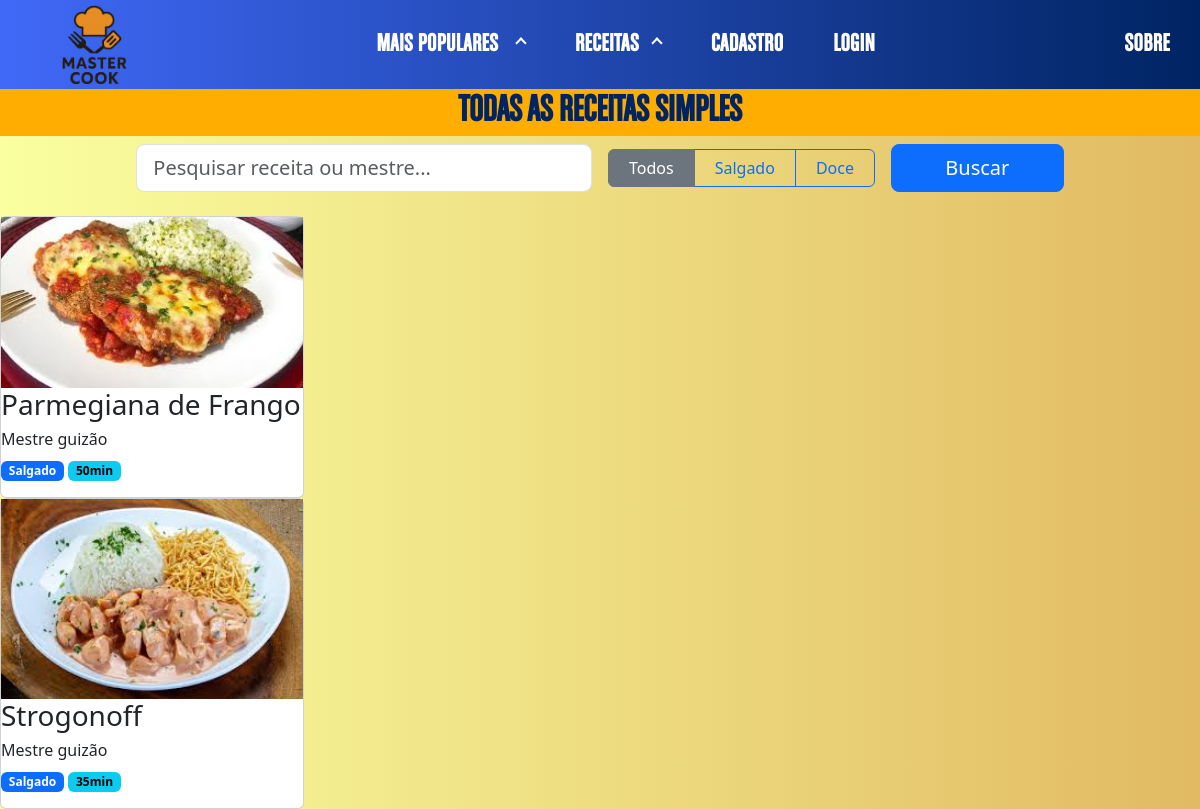
The page /receitas/simples/ on the database as committed earlier.
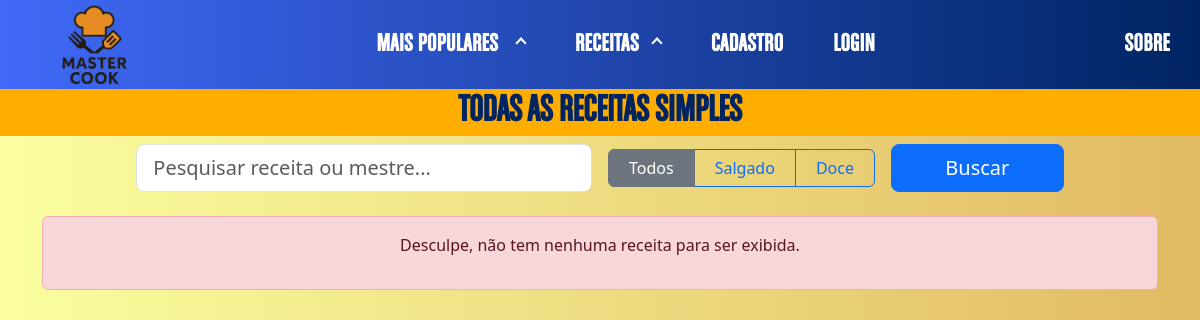
The same page on the database as committed later.
### mastercook/area_administrativa/models.py (models this page shows, shortened)
class Receita(models.Model):
    DOCE = "D"
    SALGADA = "S"
    CATEGORIA_CHOICES=(
        (DOCE,'Doce'),
        (SALGADA,'Salgada'),
    )
    nome_prato = models.CharField(verbose_name="Nome do prato",max_length=50, blank=True, null=True)
    receita = models.TextField(max_length=200, blank=True, null=True)
    imagem = models.ImageField(
        upload_to="receitas/",   # pasta dentro de MEDIA_ROOT
        blank=True,
        null=True
    )
    mestre = models.ForeignKey(Usuario, on_delete=models.DO_NOTHING, blank = True, null = True)
    popular = models.BooleanField(default=False)
    tempo_preparo = models.PositiveIntegerField(verbose_name="Tempo de preparo (em minutos)", blank = True, null = True, default=0 )
    categoria = models.CharField(
        max_length=1,
        choices=CATEGORIA_CHOICES,
    )
    ativa = models.BooleanField(default=False)
    class Meta:
        verbose_name_plural = 'Receitas'
        verbose_name = 'Receita'
        ordering = ('nome_prato',  'categoria','mestre')

### mastercook/usuarios/models.py (models this page shows, shortened)
class Usuario(AbstractUser):
    apelido = models.CharField(max_length=50, blank=True, null=True)
    bio = models.TextField(blank=True, null=True)
    avatar = models.ImageField(
        upload_to="avatar/",   # pasta dentro de MEDIA_ROOT
        blank=True,
        null=True
    )

### mastercook/website/views.py (the view)
# urls.py: path('receitas/simples/', views.simples, name='simples'),
def simples(request):
    termo = request.GET.get("q", "").strip()
    categoria = request.GET.get("categoria", "").strip()
    receitas_simples = Receita.objects.filter(popular=False, ativa=True)
    if termo:
        receitas_simples = receitas_simples.filter(
            Q(nome_prato__icontains=termo) |
            Q(mestre__username__icontains=termo)
        )
    if categoria in ["Salgado", "Doce"]:
        receitas_simples = receitas_simples.filter(categoria=categoria)
    contexto = {
        "receitas_simples": receitas_simples,
        "termo": termo,
        "categoria": categoria,
    }
    return render(request, "receitas/simples.html", contexto)

### mastercook/website/templates/receitas/simples.html (shortened to what this page needs)
{% extends "base.html" %}
{% load static %}
{% block 'head' %}
  <link href="https://cdn.jsdelivr.net/npm/bootstrap@5.3.6/dist/css/bootstrap.min.css" rel="stylesheet">
  <link rel="stylesheet" href="{% static 'css/main.css' %}">
{% endblock %}
{% block 'conteudo'%}
<h1 class="titulos_segundaspaginas">TODAS AS RECEITAS SIMPLES</h1>
<div class="container mb-4">
    <form method="get" class="row g-3 justify-content-center align-items-center">
        <div class="col-md-5">
            <input type="text"
                   name="q"
                   class="form-control form-control-lg"
                   placeholder="Pesquisar receita ou mestre..."
                   value="{{ termo }}">
        </div>
        <div class="col-md-3 text-center">
            <div class="btn-group w-100" role="group">
                <button type="submit" name="categoria" value=""
                    class="btn btn-outline-secondary {% if categoria == '' %}active{% endif %}">
                    Todos
                </button>
                <button type="submit" name="categoria" value="Salgado"
                    class="btn btn-outline-primary {% if categoria == 'Salgado' %}active{% endif %}">
                    Salgado
                </button>
                <button type="submit" name="categoria" value="Doce"
                    class="btn btn-outline-primary {% if categoria == 'Doce' %}active{% endif %}">
                    Doce
                </button>
            </div>
        </div>
        <div class="col-md-2">
            <button type="submit" class="btn btn-primary btn-lg w-100">Buscar</button>
        </div>
    </form>
</div>
<div class="galeria" id="galeria_simples">
{% for receita in receitas_simples %}
  <a title="{{receita.nome_prato}} do mestre {{receita.mestre.username}}" onclick="exibirReceita('{{receita.id}}', '{{receita.mestre.username}}')">
              <div class="item card" style="width: 19pc;" id="receita-{{receita.id}}">
                <img src="{{receita.imagem.url}}" alt="Imagem da receita {{receita.nome_prato}}" style="max-height: 200px; object-fit: cover;">
                <div class="info">
                  <h3>{{receita.nome_prato}}</h3>
                  <h6>Mestre {{receita.mestre.username}}</h6>
                  <p>
                  <span class="badge text-bg-primary">
                    {% if receita.categoria == "S" %}
                      Salgado
                    {% else %}
                      Doce
                    {% endif %}
                  </span>
                    <span class="badge text-bg-info">{{receita.tempo_preparo}}min</span>
                  </p>
                </div>
              </div>
  </a>
  {%empty %}
  <div class="container">
    <div class="alert alert-danger" role="alert">
      <p class="text-center"> Desculpe, não tem nenhuma receita para ser exibida.</p>
    </div>
  </div>
{% endfor %}
</div>
{% endblock %}

Rows that differ between the two databases and show on the page:
no longer on this page (row edited): Receita: imagem (picture), nome_prato "Parmegiana de Frango", mestre.username "guizão", categoria "Salgado", tempo_preparo "50"
removed Receita: imagem (picture), nome_prato "Strogonoff", mestre.username "guizão", categoria "Salgado", tempo_preparo "35"
Other text that changed with them:
text now shown: "Desculpe, não tem nenhuma receita para ser exibida."
